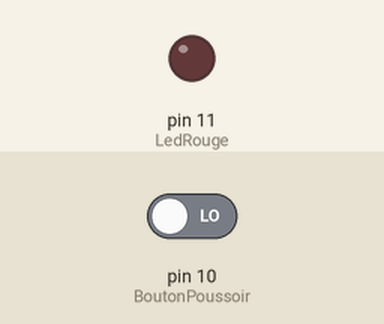
Simulated run of this sketch. Board: Arduino Uno, built with avr-gcc and run on an emulated ATmega328P. On the bench: output pins drawn as LEDs (lit = HIGH). The test bench sets the inputs (shaded band); at power-on: pin 10 (BoutonPoussoir) LOW.

Above: at 1.2 s.
1.3 s: pin 10 (BoutonPoussoir) driven HIGH
At 3.1 s:
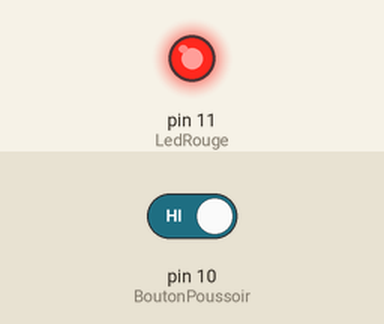
4.3 s: pin 10 (BoutonPoussoir) driven LOW
At 5.2 s:
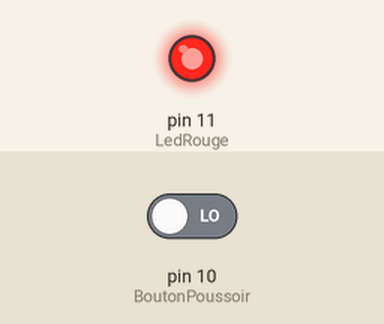
Timing chart, 0 to 7.3 s (numbered marks = the images above; inputs shaded):
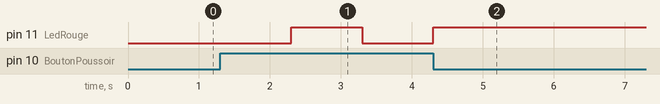

The sketch:

TP_bouton_poussoir.ino
```cpp
int BoutonPoussoir = 10;
int LedRouge = 11;
boolean etat;


void setup() {
	pinMode(BoutonPoussoir, INPUT);
	pinMode(LedRouge, OUTPUT);
	Serial.begin(9600);
  etat = false;

}

void loop() {
  boolean lecture = digitalRead(BoutonPoussoir);

  if (lecture) {
    if (!etat) {
      etat = true;
    }
    else {
      etat = false;
    }
    delay(1000);
  }
     allumer(etat);


}

void allumer(boolean n) {
  if (n) {
     return digitalWrite(LedRouge, HIGH);

   }
  else {
  return digitalWrite(LedRouge, LOW);
  }
  }
```

Measured:
- after the input at 1.3 s, pin 11 (LedRouge): LOW → HIGH after 1.0 s, → LOW 1.0 s later
- after the input at 4.3 s, pin 11 (LedRouge): goes on until 4.3 s, then stays HIGH
